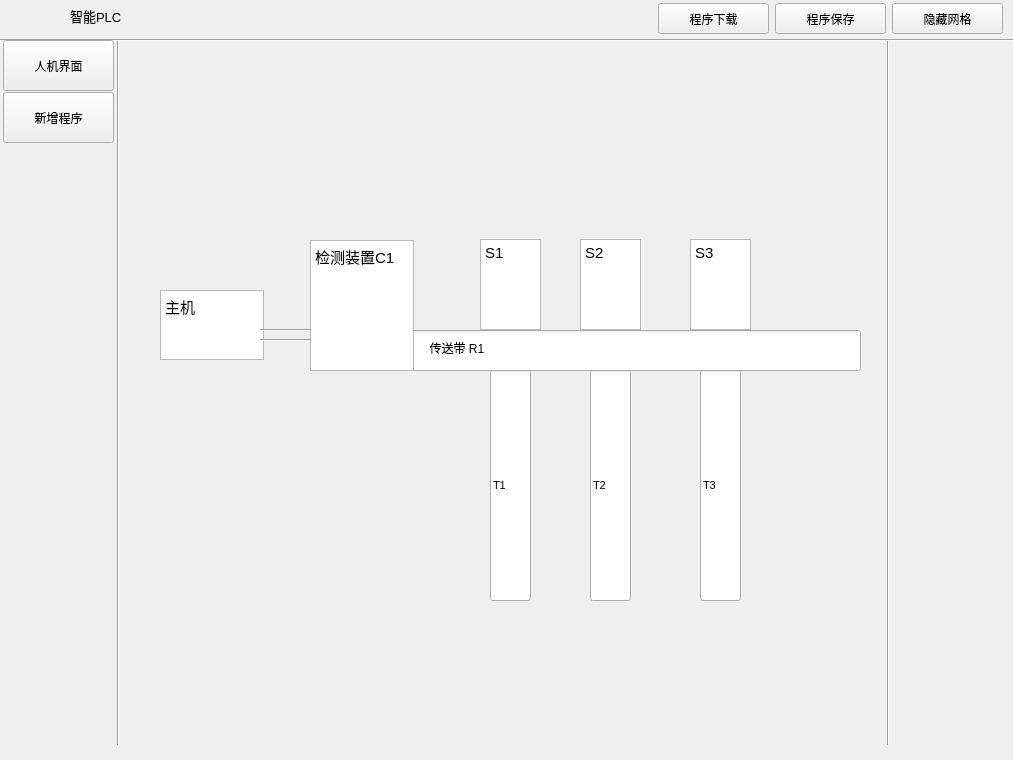
<?xml version="1.0" encoding="UTF-8"?>
<ui version="4.0">
 <class>MainWindow</class>
 <widget class="QMainWindow" name="MainWindow">
  <property name="geometry">
   <rect>
    <x>0</x>
    <y>0</y>
    <width>1013</width>
    <height>760</height>
   </rect>
  </property>
  <property name="windowTitle">
   <string>智能PLC控制软件</string>
  </property>
  <property name="styleSheet">
   <string notr="true"/>
  </property>
  <widget class="QWidget" name="centralwidget">
   <widget class="QLabel" name="labelBase">
    <property name="geometry">
     <rect>
      <x>70</x>
      <y>0</y>
      <width>131</width>
      <height>31</height>
     </rect>
    </property>
    <property name="font">
     <font>
      <family>Ubuntu</family>
      <pointsize>10</pointsize>
      <bold>false</bold>
     </font>
    </property>
    <property name="styleSheet">
     <string notr="true"/>
    </property>
    <property name="text">
     <string>智能PLC</string>
    </property>
   </widget>
   <widget class="QPushButton" name="pushButton">
    <property name="geometry">
     <rect>
      <x>658</x>
      <y>3</y>
      <width>111</width>
      <height>31</height>
     </rect>
    </property>
    <property name="font">
     <font>
      <pointsize>9</pointsize>
      <italic>false</italic>
     </font>
    </property>
    <property name="text">
     <string>程序下载</string>
    </property>
   </widget>
   <widget class="QPushButton" name="pushButtonHindNet">
    <property name="geometry">
     <rect>
      <x>892</x>
      <y>3</y>
      <width>111</width>
      <height>31</height>
     </rect>
    </property>
    <property name="font">
     <font>
      <pointsize>9</pointsize>
     </font>
    </property>
    <property name="text">
     <string>隐藏网格</string>
    </property>
   </widget>
   <widget class="Line" name="line_2">
    <property name="geometry">
     <rect>
      <x>110</x>
      <y>40</y>
      <width>16</width>
      <height>705</height>
     </rect>
    </property>
    <property name="orientation">
     <enum>Qt::Vertical</enum>
    </property>
   </widget>
   <widget class="Line" name="lineToolBar">
    <property name="geometry">
     <rect>
      <x>880</x>
      <y>40</y>
      <width>16</width>
      <height>705</height>
     </rect>
    </property>
    <property name="orientation">
     <enum>Qt::Vertical</enum>
    </property>
   </widget>
   <widget class="Line" name="line">
    <property name="geometry">
     <rect>
      <x>0</x>
      <y>30</y>
      <width>1013</width>
      <height>20</height>
     </rect>
    </property>
    <property name="orientation">
     <enum>Qt::Horizontal</enum>
    </property>
   </widget>
   <widget class="QPushButton" name="pushButton_2">
    <property name="geometry">
     <rect>
      <x>3</x>
      <y>40</y>
      <width>111</width>
      <height>51</height>
     </rect>
    </property>
    <property name="font">
     <font>
      <pointsize>9</pointsize>
     </font>
    </property>
    <property name="text">
     <string>人机界面</string>
    </property>
   </widget>
   <widget class="QPushButton" name="pushButton_add_prog">
    <property name="geometry">
     <rect>
      <x>3</x>
      <y>92</y>
      <width>111</width>
      <height>51</height>
     </rect>
    </property>
    <property name="font">
     <font>
      <pointsize>9</pointsize>
     </font>
    </property>
    <property name="text">
     <string>新增程序</string>
    </property>
   </widget>
   <widget class="QWidget" name="hmiWidget" native="true">
    <property name="enabled">
     <bool>true</bool>
    </property>
    <property name="geometry">
     <rect>
      <x>120</x>
      <y>40</y>
      <width>891</width>
      <height>691</height>
     </rect>
    </property>
    <property name="font">
     <font>
      <pointsize>8</pointsize>
     </font>
    </property>
    <widget class="QLineEdit" name="lineEdit">
     <property name="geometry">
      <rect>
       <x>290</x>
       <y>290</y>
       <width>451</width>
       <height>41</height>
      </rect>
     </property>
     <property name="font">
      <font>
       <pointsize>9</pointsize>
      </font>
     </property>
     <property name="text">
      <string>     传送带 R1</string>
     </property>
    </widget>
    <widget class="QTextEdit" name="textEdit">
     <property name="geometry">
      <rect>
       <x>190</x>
       <y>200</y>
       <width>104</width>
       <height>131</height>
      </rect>
     </property>
     <property name="font">
      <font>
       <pointsize>6</pointsize>
      </font>
     </property>
     <property name="html">
      <string>&lt;!DOCTYPE HTML PUBLIC &quot;-//W3C//DTD HTML 4.0//EN&quot; &quot;http://www.w3.org/TR/REC-html40/strict.dtd&quot;&gt;
&lt;html&gt;&lt;head&gt;&lt;meta name=&quot;qrichtext&quot; content=&quot;1&quot; /&gt;&lt;meta charset=&quot;utf-8&quot; /&gt;&lt;style type=&quot;text/css&quot;&gt;
p, li { white-space: pre-wrap; }
hr { height: 1px; border-width: 0; }
li.unchecked::marker { content: &quot;\2610&quot;; }
li.checked::marker { content: &quot;\2612&quot;; }
&lt;/style&gt;&lt;/head&gt;&lt;body style=&quot; font-family:'Ubuntu'; font-size:6pt; font-weight:400; font-style:normal;&quot;&gt;
&lt;p style=&quot; margin-top:0px; margin-bottom:0px; margin-left:0px; margin-right:0px; -qt-block-indent:0; text-indent:0px;&quot;&gt;&lt;span style=&quot; font-size:11pt;&quot;&gt;检测装置C1&lt;/span&gt;&lt;/p&gt;
&lt;p style=&quot;-qt-paragraph-type:empty; margin-top:0px; margin-bottom:0px; margin-left:0px; margin-right:0px; -qt-block-indent:0; text-indent:0px; font-size:11pt;&quot;&gt;&lt;br /&gt;&lt;/p&gt;&lt;/body&gt;&lt;/html&gt;</string>
     </property>
    </widget>
    <widget class="QTextEdit" name="textEdit_2">
     <property name="geometry">
      <rect>
       <x>40</x>
       <y>250</y>
       <width>104</width>
       <height>70</height>
      </rect>
     </property>
     <property name="font">
      <font>
       <pointsize>6</pointsize>
      </font>
     </property>
     <property name="html">
      <string>&lt;!DOCTYPE HTML PUBLIC &quot;-//W3C//DTD HTML 4.0//EN&quot; &quot;http://www.w3.org/TR/REC-html40/strict.dtd&quot;&gt;
&lt;html&gt;&lt;head&gt;&lt;meta name=&quot;qrichtext&quot; content=&quot;1&quot; /&gt;&lt;meta charset=&quot;utf-8&quot; /&gt;&lt;style type=&quot;text/css&quot;&gt;
p, li { white-space: pre-wrap; }
hr { height: 1px; border-width: 0; }
li.unchecked::marker { content: &quot;\2610&quot;; }
li.checked::marker { content: &quot;\2612&quot;; }
&lt;/style&gt;&lt;/head&gt;&lt;body style=&quot; font-family:'Ubuntu'; font-size:6pt; font-weight:400; font-style:normal;&quot;&gt;
&lt;p style=&quot; margin-top:0px; margin-bottom:0px; margin-left:0px; margin-right:0px; -qt-block-indent:0; text-indent:0px;&quot;&gt;&lt;span style=&quot; font-size:11pt;&quot;&gt;主机&lt;/span&gt;&lt;/p&gt;&lt;/body&gt;&lt;/html&gt;</string>
     </property>
    </widget>
    <widget class="QLineEdit" name="lineEdit_2">
     <property name="geometry">
      <rect>
       <x>370</x>
       <y>330</y>
       <width>41</width>
       <height>231</height>
      </rect>
     </property>
     <property name="text">
      <string>T1</string>
     </property>
    </widget>
    <widget class="QLineEdit" name="lineEdit_3">
     <property name="geometry">
      <rect>
       <x>470</x>
       <y>330</y>
       <width>41</width>
       <height>231</height>
      </rect>
     </property>
     <property name="text">
      <string>T2</string>
     </property>
    </widget>
    <widget class="QLineEdit" name="lineEdit_4">
     <property name="geometry">
      <rect>
       <x>580</x>
       <y>330</y>
       <width>41</width>
       <height>231</height>
      </rect>
     </property>
     <property name="text">
      <string>T3</string>
     </property>
    </widget>
    <widget class="QTextEdit" name="textEdit_3">
     <property name="geometry">
      <rect>
       <x>360</x>
       <y>199</y>
       <width>61</width>
       <height>91</height>
      </rect>
     </property>
     <property name="font">
      <font>
       <pointsize>8</pointsize>
      </font>
     </property>
     <property name="html">
      <string>&lt;!DOCTYPE HTML PUBLIC &quot;-//W3C//DTD HTML 4.0//EN&quot; &quot;http://www.w3.org/TR/REC-html40/strict.dtd&quot;&gt;
&lt;html&gt;&lt;head&gt;&lt;meta name=&quot;qrichtext&quot; content=&quot;1&quot; /&gt;&lt;meta charset=&quot;utf-8&quot; /&gt;&lt;style type=&quot;text/css&quot;&gt;
p, li { white-space: pre-wrap; }
hr { height: 1px; border-width: 0; }
li.unchecked::marker { content: &quot;\2610&quot;; }
li.checked::marker { content: &quot;\2612&quot;; }
&lt;/style&gt;&lt;/head&gt;&lt;body style=&quot; font-family:'Ubuntu'; font-size:8pt; font-weight:400; font-style:normal;&quot;&gt;
&lt;p style=&quot; margin-top:0px; margin-bottom:0px; margin-left:0px; margin-right:0px; -qt-block-indent:0; text-indent:0px;&quot;&gt;&lt;span style=&quot; font-size:11pt;&quot;&gt;S1&lt;/span&gt;&lt;/p&gt;&lt;/body&gt;&lt;/html&gt;</string>
     </property>
    </widget>
    <widget class="Line" name="line_3">
     <property name="geometry">
      <rect>
       <x>140</x>
       <y>280</y>
       <width>51</width>
       <height>20</height>
      </rect>
     </property>
     <property name="orientation">
      <enum>Qt::Horizontal</enum>
     </property>
    </widget>
    <widget class="Line" name="line_4">
     <property name="geometry">
      <rect>
       <x>140</x>
       <y>290</y>
       <width>51</width>
       <height>20</height>
      </rect>
     </property>
     <property name="orientation">
      <enum>Qt::Horizontal</enum>
     </property>
    </widget>
    <widget class="QTextEdit" name="textEdit_4">
     <property name="geometry">
      <rect>
       <x>460</x>
       <y>199</y>
       <width>61</width>
       <height>91</height>
      </rect>
     </property>
     <property name="font">
      <font>
       <pointsize>8</pointsize>
      </font>
     </property>
     <property name="html">
      <string>&lt;!DOCTYPE HTML PUBLIC &quot;-//W3C//DTD HTML 4.0//EN&quot; &quot;http://www.w3.org/TR/REC-html40/strict.dtd&quot;&gt;
&lt;html&gt;&lt;head&gt;&lt;meta name=&quot;qrichtext&quot; content=&quot;1&quot; /&gt;&lt;meta charset=&quot;utf-8&quot; /&gt;&lt;style type=&quot;text/css&quot;&gt;
p, li { white-space: pre-wrap; }
hr { height: 1px; border-width: 0; }
li.unchecked::marker { content: &quot;\2610&quot;; }
li.checked::marker { content: &quot;\2612&quot;; }
&lt;/style&gt;&lt;/head&gt;&lt;body style=&quot; font-family:'Ubuntu'; font-size:8pt; font-weight:400; font-style:normal;&quot;&gt;
&lt;p style=&quot; margin-top:0px; margin-bottom:0px; margin-left:0px; margin-right:0px; -qt-block-indent:0; text-indent:0px;&quot;&gt;&lt;span style=&quot; font-size:11pt;&quot;&gt;S2&lt;/span&gt;&lt;/p&gt;&lt;/body&gt;&lt;/html&gt;</string>
     </property>
    </widget>
    <widget class="QTextEdit" name="textEdit_5">
     <property name="geometry">
      <rect>
       <x>570</x>
       <y>199</y>
       <width>61</width>
       <height>91</height>
      </rect>
     </property>
     <property name="font">
      <font>
       <pointsize>8</pointsize>
      </font>
     </property>
     <property name="html">
      <string>&lt;!DOCTYPE HTML PUBLIC &quot;-//W3C//DTD HTML 4.0//EN&quot; &quot;http://www.w3.org/TR/REC-html40/strict.dtd&quot;&gt;
&lt;html&gt;&lt;head&gt;&lt;meta name=&quot;qrichtext&quot; content=&quot;1&quot; /&gt;&lt;meta charset=&quot;utf-8&quot; /&gt;&lt;style type=&quot;text/css&quot;&gt;
p, li { white-space: pre-wrap; }
hr { height: 1px; border-width: 0; }
li.unchecked::marker { content: &quot;\2610&quot;; }
li.checked::marker { content: &quot;\2612&quot;; }
&lt;/style&gt;&lt;/head&gt;&lt;body style=&quot; font-family:'Ubuntu'; font-size:8pt; font-weight:400; font-style:normal;&quot;&gt;
&lt;p style=&quot; margin-top:0px; margin-bottom:0px; margin-left:0px; margin-right:0px; -qt-block-indent:0; text-indent:0px;&quot;&gt;&lt;span style=&quot; font-size:11pt;&quot;&gt;S3&lt;/span&gt;&lt;/p&gt;&lt;/body&gt;&lt;/html&gt;</string>
     </property>
    </widget>
   </widget>
   <widget class="QPushButton" name="pushButton_save">
    <property name="geometry">
     <rect>
      <x>775</x>
      <y>3</y>
      <width>111</width>
      <height>31</height>
     </rect>
    </property>
    <property name="font">
     <font>
      <pointsize>9</pointsize>
      <italic>false</italic>
     </font>
    </property>
    <property name="text">
     <string>程序保存</string>
    </property>
   </widget>
  </widget>
  <widget class="QMenuBar" name="menubar">
   <property name="geometry">
    <rect>
     <x>0</x>
     <y>0</y>
     <width>1013</width>
     <height>27</height>
    </rect>
   </property>
  </widget>
  <action name="actionDelet">
   <property name="text">
    <string>删除元件</string>
   </property>
  </action>
  <action name="actionRotateLeft90">
   <property name="text">
    <string>逆时针旋转90度</string>
   </property>
  </action>
  <action name="actionAddNode">
   <property name="text">
    <string>添加节点</string>
   </property>
  </action>
  <action name="actionSetParameter">
   <property name="text">
    <string>设置参数</string>
   </property>
  </action>
  <action name="actionDeletLine">
   <property name="text">
    <string>删除直线</string>
   </property>
  </action>
  <action name="actionDeletNode">
   <property name="text">
    <string>删除节点</string>
   </property>
  </action>
  <action name="actionEditNode">
   <property name="text">
    <string>编辑节点</string>
   </property>
  </action>
  <action name="actionOpenWindow">
   <property name="text">
    <string>打开窗口</string>
   </property>
  </action>
 </widget>
 <resources/>
 <connections/>
</ui>
